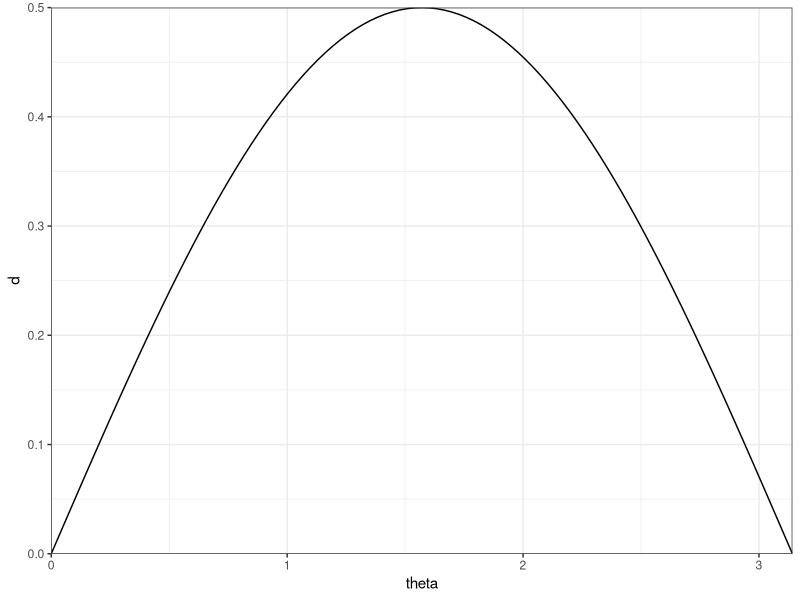
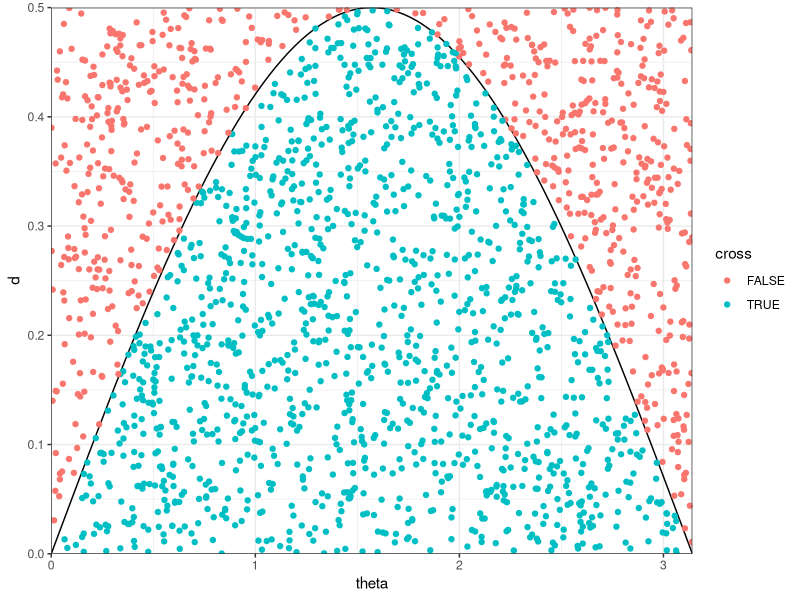

Generate these figures, in order, with R:
## ---- chunk 1
library(dplyr)
library(ggplot2)
library(knitr)
opts_chunk$set(message = FALSE)
## ---- chunk 2
n <- 2000
d     <- runif(n = n, min = 0, max = 1/2)
theta <- runif(n = n, min = 0, max = pi)

(df <- data_frame(d, theta))
## ---- chunk 3
sin(theta)/2 > d
## ---- chunk 4
mean(sin(theta)/2 > d)
## ---- chunk 5
2/pi
## ---- chunk 6
(p <- ggplot(data = df, aes(x = theta, y = d)) +
  scale_x_continuous(expand = c(0, 0), limits = c(0, pi)) +
  scale_y_continuous(expand = c(0, 0), limits = c(0, 1/2)) +
  stat_function(fun = function(x) {sin(x)/2}) +
  theme_bw())
## ---- chunk 7
df <- mutate(df, cross = sin(theta)/2 > d)
p + geom_point(data = df, aes(color = cross))
## ---- chunk 8
2 * n / sum(df$cross)
